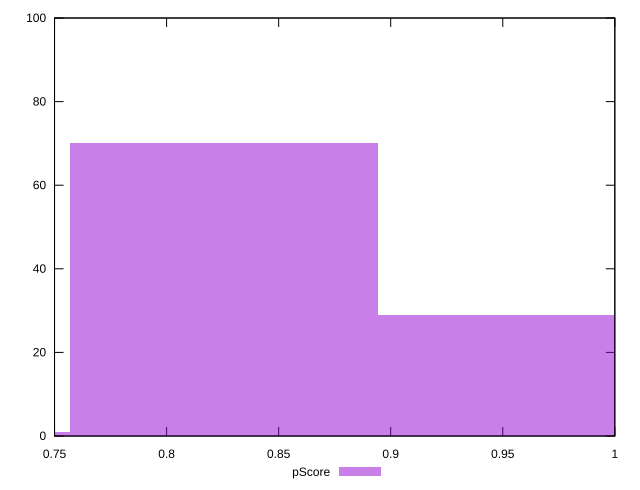

Recreate this plot in gnuplot.
reset

$pScore <<EOF
0.6879227235880672 1
0.8255072683056807 70
0.9630918130232942 29
EOF

set key outside below
set boxwidth 0.13758454471761344
set xrange [0.75:1]
set yrange [0:100]
set trange [0:100]
set style fill transparent solid 0.5 noborder
set terminal svg size 640, 490 enhanced background rgb 'white'
set output "report_00018_2021-02-10T15-25-16.877Z/unused-css-rules/samples/pages+cached+noadtech+nomedia/pScore/histogram.svg"

plot $pScore title "pScore" with boxes

reset
